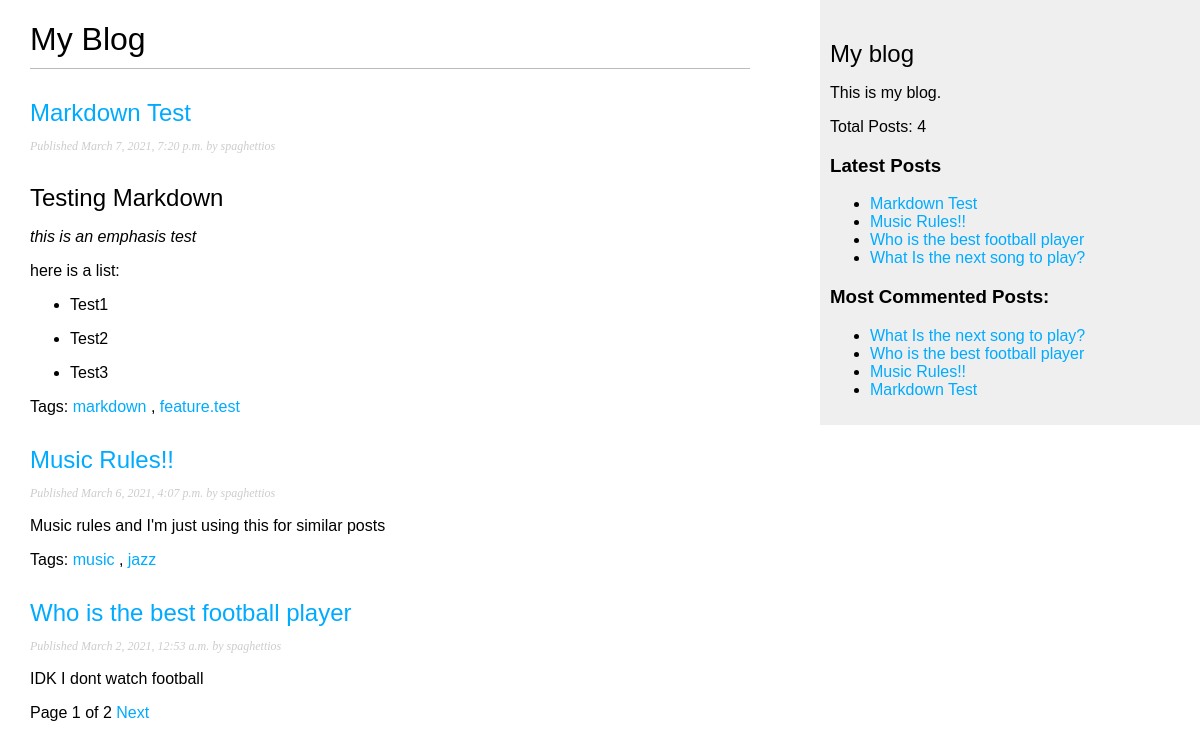
Screenshot of /blog/ with the database file from the repository.
### blog/models.py (models this page shows, shortened)
class Post(models.Model):
    objects = models.Manager()
    published = PublishedManager()
    STATUS_CHOICES = (
        ('draft', 'Draft'),
        ('published', 'Published'),
    )
    title = models.CharField(max_length=250)
    slug = models.SlugField(max_length=250,
                            unique_for_date='publish')
    author = models.ForeignKey(User,
                            on_delete=models.CASCADE,
                            related_name='blog_posts')
    body = models.TextField()
    publish = models.DateTimeField(default=timezone.now)
    created = models.DateTimeField(auto_now_add=True)
    updated = models.DateTimeField(auto_now=True)
    status = models.CharField(max_length=10,
                            choices=STATUS_CHOICES,
                            default='draft')
    tags = TaggableManager()
    def get_absolute_url(self):
        return reverse('blog:post_detail',
                        args=[self.publish.year,
                            self.publish.month,
                            self.publish.day, self.slug])
    class Meta:
        ordering = ('-publish',)

### blog/views.py (the view)
# urls.py: path('', views.post_list, name='post_list'),
def post_list(request, tag_slug=None):
    object_list = Post.published.all()
    tag = None
    if tag_slug:
        tag = get_object_or_404(Tag, slug=tag_slug)
        object_list = object_list.filter(tags__in=[tag])
    paginator = Paginator(object_list, 3)
    page = request.GET.get('page')
    try:
        posts = paginator.page(page)
    except PageNotAnInteger:
        posts = paginator.page(1)
    except EmptyPage:
        posts = paginator.page(paginator.num_pages)
    return render(request,
                'blog/post/list.html',
                {'page': page,
                'posts': posts,
                'tag': tag})

### blog/models.py (called while the page is built)
    def get_queryset(self):
        return super(PublishedManager,
                    self).get_queryset()\
                        .filter(status='published')

### blog/templatetags/blog_tags.py (called while the page is built)
@register.simple_tag
def total_posts():
    return Post.published.count()

@register.inclusion_tag('blog/post/latest_posts.html')
def show_latest_posts(count=5):
    latest_posts = Post.published.order_by('-publish')[:count]
    return {'latest_posts': latest_posts}

@register.simple_tag
def get_most_commented_posts(count=5):
    return Post.published.annotate(
        total_comments=Count('comments')
    ).order_by('-total_comments')[:count]

@register.filter(name='markdown')
def markdown_format(text):
    return mark_safe(markdown.markdown(text))

### blog/templates/blog/post/list.html (shortened to what this page needs)
{% extends "blog/base.html" %}
{% load blog_tags %}
{% block content %}
    <h1>My Blog</h1>
        {% for post in posts %}
        <h2>
            <a href="{{ post.get_absolute_url }}">
                {{ post.title }}
            </a>
        </h2>
        <p class="date">
            Published {{ post.publish }} by {{ post.author }}
        </p>
        {{ post.body|markdown|truncatewords:30 }}
        {% if post.tags.all %}
            <p class="tags">Tags:
                {% for tag in post.tags.all %}
                    <a href="{% url "blog:post_list_by_tag" tag.slug %}">
                        {{ tag.name }}
                    </a>
                    {% if not forloop.last %}, {% endif %}
                {% endfor %}
            </p>
        {% endif %}
        {% endfor %}
    {% include "../pagination.html" with page=posts %}
{% endblock %}

### blog/templates/blog/base.html (shortened to what this page needs)
{% load static %}
{% load blog_tags %}
<!DOCTYPE html>
<html>
    <head>
        <link href="{% static 'css/blog.css' %}" rel="stylesheet">
    </head>
    <body>
        <div id="content">
            {% block content %}
            {% endblock %}
        </div>
        <div id="sidebar">
            <h2>My blog</h2>
            <p>This is my blog.</p>
            <p>Total Posts: {% total_posts %}</p>
            <h3>Latest Posts</h3>
            {% show_latest_posts %}
            <h3>Most Commented Posts:</h3>
            {% get_most_commented_posts as most_commented_posts %}
            <ul>
                {% for post in most_commented_posts %}
                    <li>
                        <a href="{{ post.get_absolute_url }}">{{ post.title }}</a>
                    </li>
                {% endfor %}
            </ul>
        </div>
    </body>
</html>

### blog/templates/blog/post/latest_posts.html
<ul>
    {% for post in latest_posts %}
        <li>
            <a href=""{{ post.get_absolute_url }}">{{ post.title }}</a>
        </li>
    {% endfor %}
</ul>

### blog/static/css/blog.css (style rules this page uses)
body { margin:0; padding:0; font-family:helvetica, sans-serif; }
a { color:#00abff; text-decoration:none; }
h1 { font-weight:normal; border-bottom:1px solid #bbb; padding:0 0 10px 0; }
h2 { font-weight:normal; margin:30px 0 0; }
#content { float:left; width:60%; padding:0 0 0 30px; }
#sidebar { float:right; width:30%; padding:10px; background:#efefef; height:100%; }
p.date { color:#ccc; font-family: georgia, serif; font-size: 12px; font-style: italic; }

### rows the page displays
Post: title "Markdown Test", publish "March 7, 2021, 7:20 p.m.", author "spaghettios", body "Testing Markdown this is an emphasis test here is a list: Test1 Test2 Test3"
Tag: name "markdown"
Tag: name "feature.test"
Post: title "Music Rules!!", publish "March 6, 2021, 4:07 p.m.", author "spaghettios", body "Music rules and I'm just using this for similar posts"
Tag: name "music"
Tag: name "jazz"
Post: title "Who is the best football player", publish "March 2, 2021, 12:53 a.m.", author "spaghettios", body "IDK I dont watch football"
Post: title "What Is the next song to play?"

### other values shown
{{ page.number }} "1"
{{ page.paginator.num_pages }} "2"
